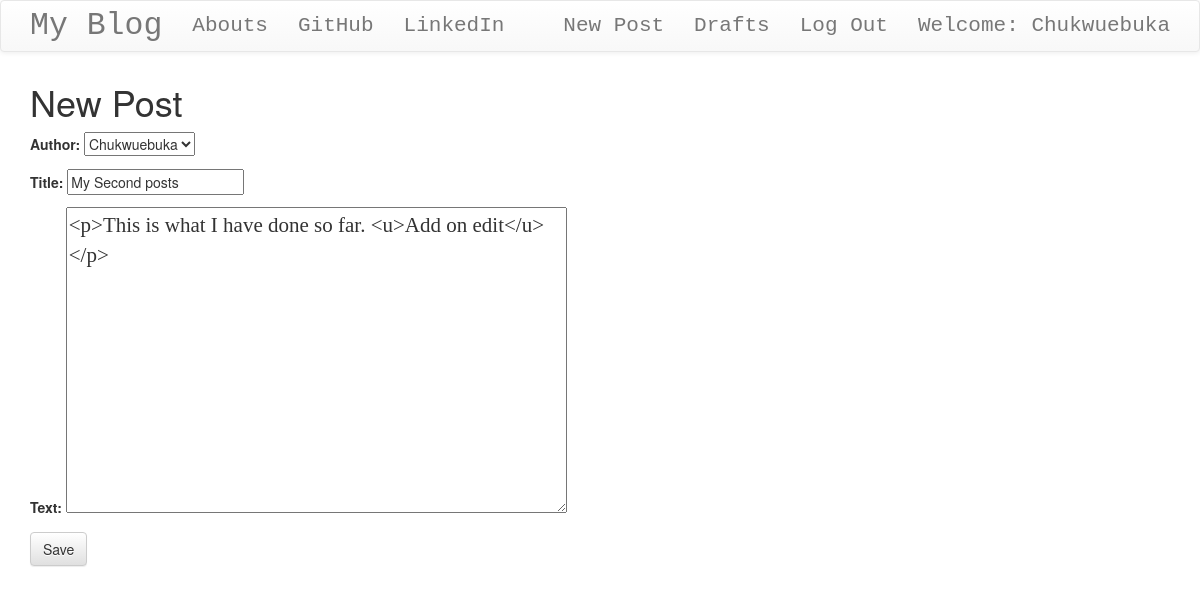
Screenshot of /post/2/edit/ (signed in) with the database file from the repository.
### blog/models.py (models this page shows, shortened)
class Post(models.Model):
    author = models.ForeignKey('auth.User', on_delete=models.CASCADE) # Directly linking to the authorization user
    title = models.CharField(max_length=200)
    text = models.TextField()
    create_date = models.DateTimeField(default=timezone.now())
    published_date = models.DateTimeField(blank=True, null=True)

### blog/views.py (the view)
# urls.py: path('post/<int:pk>/edit/', views.PostUpdateView.as_view(), name='post_edit'),
class PostUpdateView(LoginRequiredMixin, UpdateView):
    login_url = '/login/'
    redirect_field_name = 'blog/post_detail.html'
    form_class = PostForm
    model = Post

### blog/forms.py
class PostForm(forms.ModelForm):
    class Meta():
        model = Post
        fields = ('author', 'title', 'text')
        widgets = {
            'title': forms.TextInput(attrs={'class':'textinputclass'}),
            'text': forms.Textarea(attrs={'class':'editable medium-editor-textarea postcontent'})
        }

### blog/templates/blog/post_form.html (shortened to what this page needs)
<!DOCTYPE html>
{% extends 'blog/base.html' %}
{% block content %}
    <h1>New Post</h1>
    <form class="post-form" method="POST">
        {{ form.as_p }}
        <button type="submit" class="save btn btn-default">Save</button>
    </form>
{% endblock %}

### blog/templates/blog/base.html (shortened to what this page needs)
<!DOCTYPE html>
{% load static %}
<html lang="en">
<head>
    <link rel="stylesheet" href="https://maxcdn.bootstrapcdn.com/bootstrap/3.3.7/css/bootstrap.min.css">
    <link rel="stylesheet" href="https://maxcdn.bootstrapcdn.com/bootstrap/3.3.7/css/bootstrap-theme.min.css">
    <link rel="stylesheet" href="//cdn.jsdelivr.net/npm/medium-editor@latest/dist/css/medium-editor.min.css" type="text/css" media="screen" charset="utf-8">
    <link rel="stylesheet" href="{% static "css/blog.css" %}">
</head>
<body class="loader">
    <nav class="navbar navbar-default techfont custom-navbar">
        <div class="container">
            <ul class="nav navbar-nav">
                <li><a href="{% url 'post_list' %}" class="navbar-brand bigbrand">My Blog</a></li>
                <li><a href="{% url 'about' %}">Abouts</a></li>
                <li><a href="https://www.github.com/Chukwuebuka2" target="_blank">GitHub</a></li>
                <li><a href="https://www.linkedin.com/in/chukwuebuka-nwokporo-018a98175" target="_blank">LinkedIn</a></li>
            </ul>
            <ul class="nav navbar-nav navbar-right">
                {% if user.is_authenticated %}
                    <li>
                        <a href="{% url 'post_new' %}">New Post</a>
                    </li>
                    <li>
                        <a href="{% url 'post_draft_list' %}">Drafts</a>
                    </li>
                    <li>
                        <a href="{% url 'logout' %}">Log Out</a>
                    </li>
                    <li>
                        <a>Welcome: {{ user.username }}</a>
                    </li>
                {% else %}
                    <li><a class="nav navbar-right" href="{% url 'login' %}"><span class="glyphicon glyphicon-user"></span></a></li>
                {% endif %}
            </ul>
        </div>
    </nav>
    <div class="content container">
        <div class="row">
            <div class="col-md-8">
                <div class="blog_posts">
                    {% block content %}
                    {% endblock %}
                </div>
            </div>
        </div>
    </div>
</body>
</html>

### blog/static/css/blog.css (style rules this page uses)
.techfont { font-family: 'Courier New', Courier, monospace; font-size: 1.5em; margin-bottom: 10px; }
.bigbrand { font-size: 1.5em; }
.postcontent { font-family: 'Montserrat'; font-size: 1.5em; }
.loader { filter: hue-rotate(0deg); color: linear-gradient(45deg, #0f8, #08f); animation: 10000ms infinite linear; }

### rows the page displays
Post: author "Chukwuebuka", title "My Second posts", text "<p>This is what I have done so far. <u>Add on edit</u></p>"

### other values shown
{{ user.username }} "Chukwuebuka"
